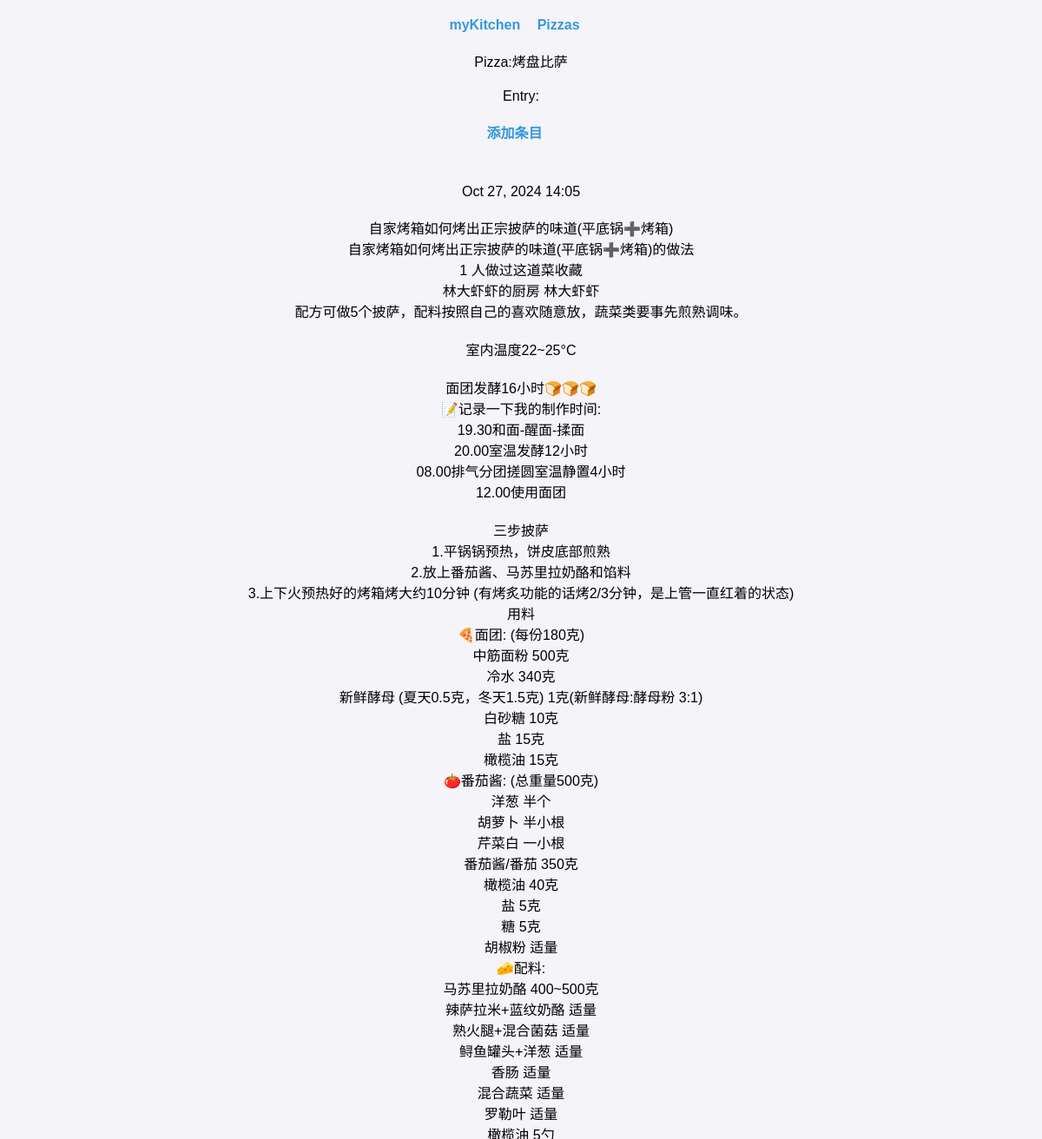
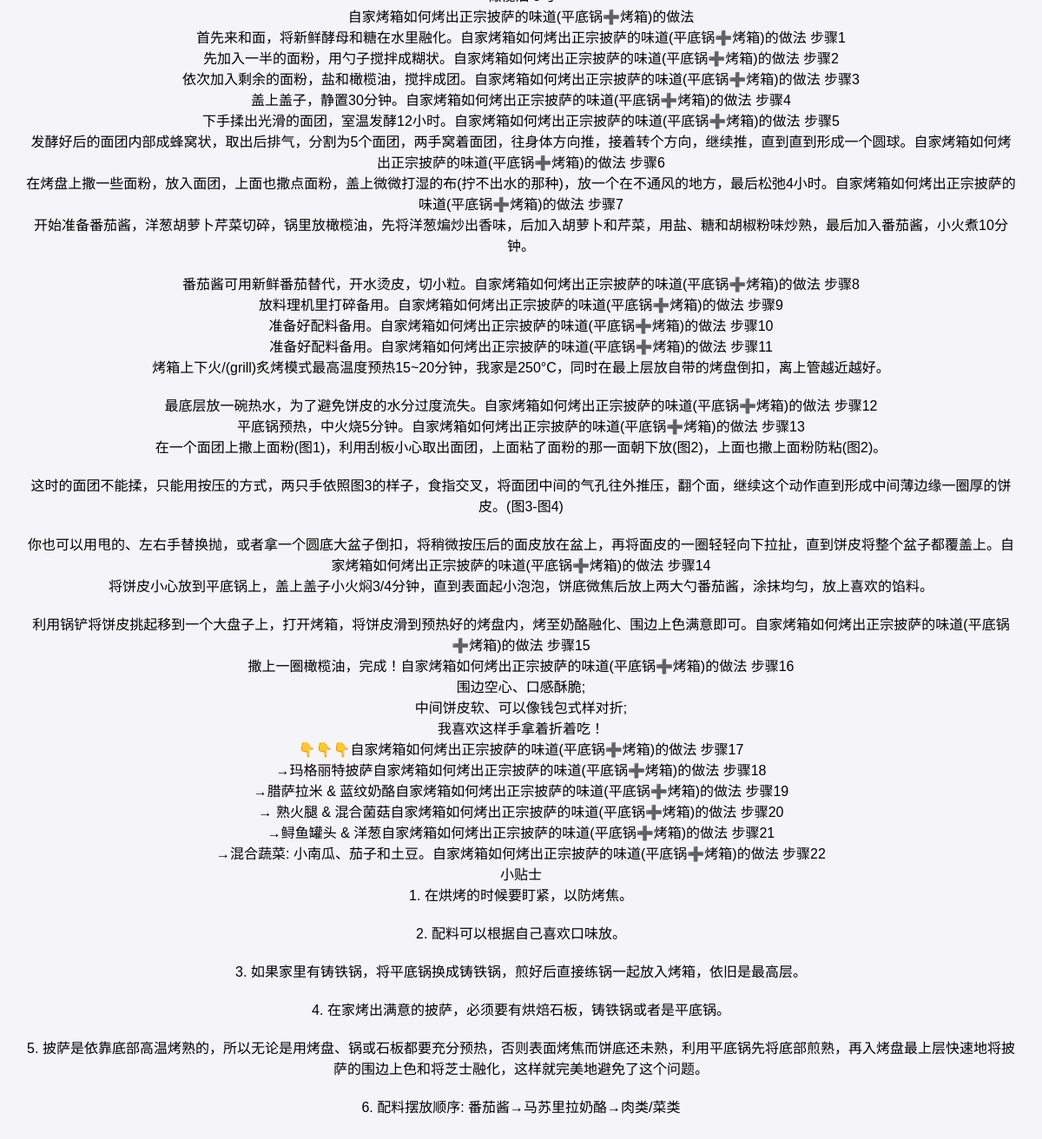
The app's page /pizzas/3 with its own data (2 pictures, top to bottom).
### accounts/models.py (models this page shows, shortened)
class Pizza(models.Model):
    name = models.CharField(max_length=20)  #名称不超过20个字符串
    time_added = models.DateTimeField(auto_now_add=True)    #自动添加时间

class Entry(models.Model):
    topic = models.ForeignKey(Pizza,on_delete=models.CASCADE)
    text = models.TextField()
    date_added = models.DateTimeField(auto_now_add=True)
    class Meta:
        verbose_name_plural = 'entries'

### accounts/views.py (the view)
# urls.py: path('pizzas/<int:pizza_id>',views.pizza,name='pizza'),
def pizza(request,pizza_id):
    pizza = Pizza.objects.get(id=pizza_id)
    entries = pizza.entry_set.order_by('-date_added')
    context = {'pizza':pizza,'entries':entries}
    return render(request,'pizza.html',context)

### accounts/templates/pizza.html (shortened to what this page needs)
<!DOCTYPE html>
<html lang="en">
<head>
</head>
<body>
  {% extends 'base2.html' %}
  {% block content %}
    <P>Pizza:{{pizza.name}}</P>
    <p>Entry:</p>
    <p>
        <a href="{% url 'accounts:new_entry' pizza.id %}">添加条目</a>
    </p>
    <ul>
      {% for entry in entries %}
        <li>
            <P>{{entry.date_added|date:'M d, Y H:i'}}</P>
            <p>{{entry.text|linebreaks}}</p>
        </li>
      {% empty %}
        <li>There no entries for this pizza yet.</li>
      {% endfor %}
    </ul>
  {% endblock content %}

### static/styles/st.css (style rules this page uses)
body { font-family: Arial, sans-serif; background-color: #f4f4f9; margin: 0; padding: 0; }
a { color: #3498db; text-decoration: none; font-weight: bold; margin-right: 15px; }
ul { list-style-type: none; padding: 0; }
ul li { padding: 8px; border-bottom: 1px solid #ddd; }
p { text-align: center; margin: 20px; }

### records on screen
Pizza: name "烤盘比萨"
Entry: date_added "Oct 27, 2024 14:05", text "自家烤箱如何烤出正宗披萨的味道(平底锅➕烤箱) 自家烤箱如何烤出正宗披萨的味道(平底锅➕烤箱)的做法 1 人做过这道菜收藏 林大虾虾的厨房 林大虾虾 配方可做5个披萨，配料按照自己的喜欢随意放，蔬菜类要事先煎熟调味。 室内温度22~25°C 面团发酵16小时🍞🍞🍞 📝记录一下我的制作时间: 19.30和面-醒面-揉面 20.00室温发酵12小时 08.00排气分团搓圆室温静置4小时 12.00使用面团 三步披萨 1.平锅锅预热，饼皮底部煎熟 2.放上番茄酱、马苏里拉奶酪和馅料 3.上下火预热好的烤箱烤大约10分钟 (有烤炙功能的话烤2/3分钟，是上管一直红着的状态) 用料 🍕面团: (每份180克) 中筋面粉 500克 冷水 340克 新鲜酵母 (夏天0.5克，冬天1.5克) 1克(新鲜酵母:酵母粉 3:1) 白砂糖 10克 盐 15克 橄榄油 15克 🍅番茄酱: (总重量500克) 洋葱 半个 胡萝卜 半小根 芹菜白 一小根 番茄酱/番茄 350克 橄榄油 40克 盐 5克 糖 5克 胡椒粉 适量 🧀配料: 马苏里拉奶酪 400~500克 辣萨拉米+蓝纹奶酪 适量 熟火腿+混合菌菇 适量 鲟鱼罐头+洋葱 适量 香肠 适量 混合蔬菜 适量 罗勒叶 适量 橄榄油 5勺 自家烤箱如何烤出正宗披萨的味道(平底锅➕烤箱)的做法 首先来和面，将新鲜酵母和糖在水里融化。自家烤箱如何烤出正宗披萨的味道(平底锅➕烤箱)的做法 步骤1 先加入一半的面粉，用勺子搅拌成糊状。自家烤箱如何烤出正宗披萨的味道(平底锅➕烤箱)的做法 步骤2…"
